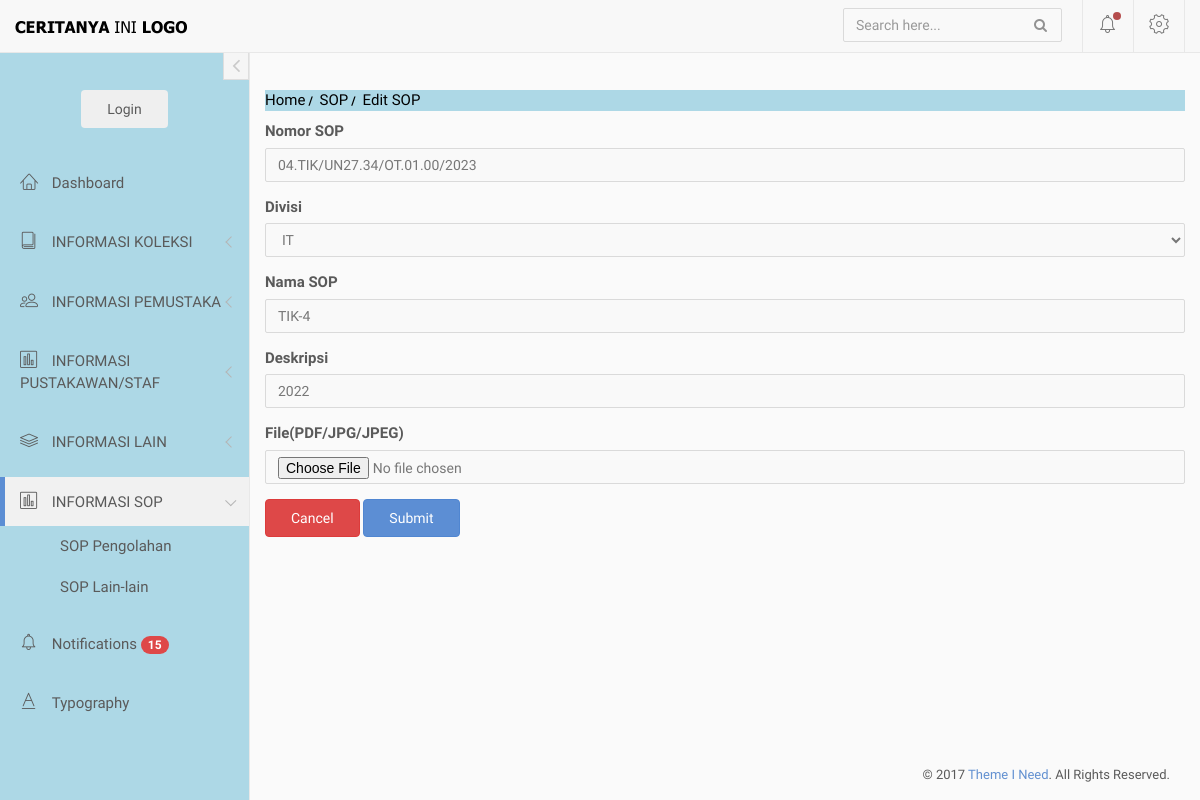
The page /index.php/sop/edit_sop/4 on the database as committed earlier.
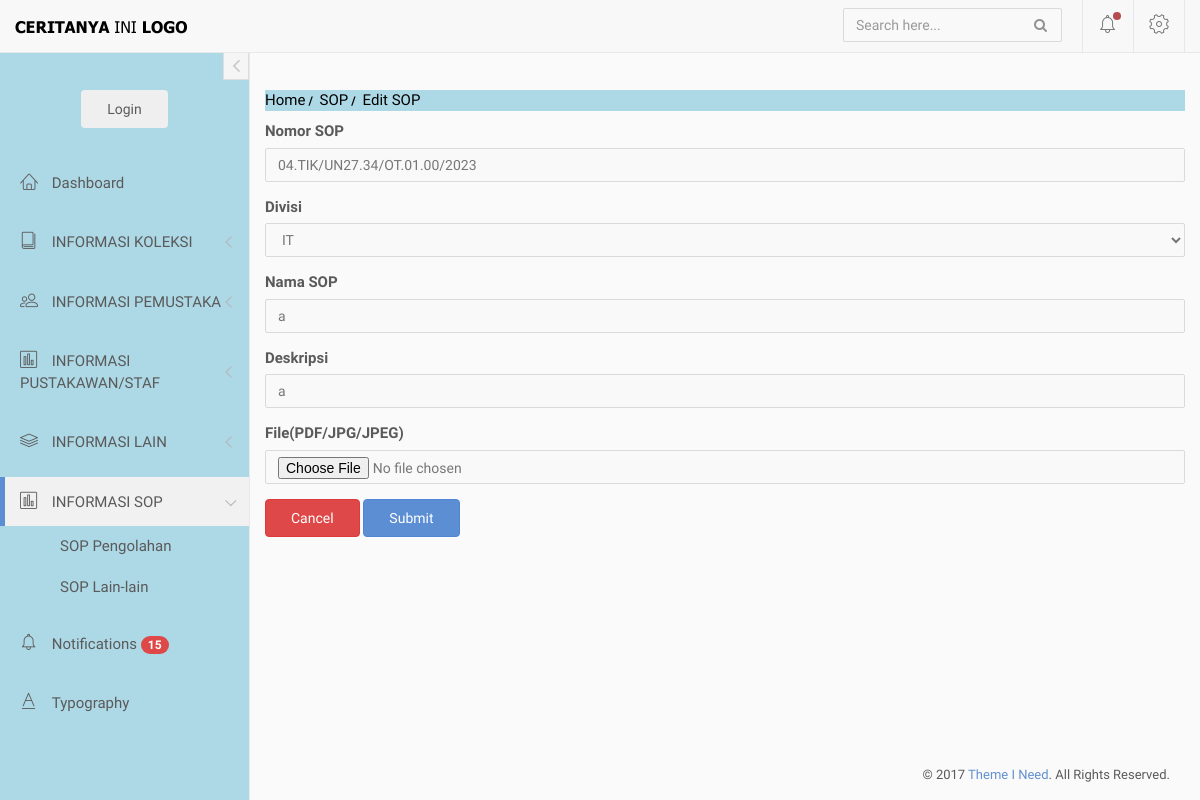
The same page on the database as committed later.
### tables this page shows
CREATE TABLE `list_sop` (
  `id` int(10) NOT NULL,
  `id_divisi` int(5) NOT NULL,
  `nomor` varchar(40) NOT NULL,
  `nama_sop` varchar(255) NOT NULL,
  `deskripsi` varchar(255) NOT NULL,
  `file` varchar(500) NOT NULL,
  `update_id` int(50) NOT NULL
);

CREATE TABLE `tbl_divisi_sop` (
  `id` int(5) NOT NULL,
  `divisi` varchar(50) NOT NULL,
  `update_id` int(50) NOT NULL
);

### application/controllers/sop.php (called while the page is built, shortened)
<?php
    Class Sop extends CI_Controller{
        public function __construct(){
            $this->load->model('m_main');
        }
        public function edit_sop($id){
            $where = array ('id'=>$id);
            $data['divisi'] = $this->m_main->get_data('tbl_divisi_sop')->result();
            $data['sop'] = $this->m_main->edit_data($where,'list_sop')->result();
            $this->load->view('diffdash/header');
            $this->load->view('diffdash/sidebar');
            $this->load->view('sop/v_edit_sop',$data);
            $this->load->view('diffdash/footer');
        }
    }
?>

### index.php (called while the page is built, shortened)
<?php
require_once BASEPATH.'core/CodeIgniter.php';

### application/models/m_main.php (called while the page is built, shortened)
<?php
    class M_main extends CI_Model{
        public function get_data($table){
            return $this->db->get($table);
        }
        public function edit_data($where, $table){
            return $this->db->get_where($table, $where);
        }
    }
?>

### application/views/sop/v_edit_sop.php (the view, shortened to what this page needs)
<div>
    <nav class="crumbs">
        <ol>
            <li class="crumb"><a href="#">Home</a></li>
            <li class="crumb"><a href="#">SOP</a></li>
            <li class="crumb">Edit SOP</li>
        </ol>
    </nav>
    <?php foreach ($sop as $row) {?>
    <form action="<?php echo base_url().'sop/update_sop'; ?>" method="post">
        <div class="form-group">
            <label>Nomor SOP</label>
            <input type="text" name="nomor" class="form-control" value="<?php echo $row->nomor ?>">
        </div>
        <div class="form-group">
            <label>Divisi</label>
            <select name="id_divisi" class="form-control"?>">
                <?php foreach($divisi as $div) { ?>
                    <option value="<?=$div->id?>" <?php if($row->id_divisi==$div->id) echo 'selected="selected"'; ?>><?php echo $div->divisi ?></option><?php } ?>
            </select>
        </div>
        <div class="form-group">
            <label>Nama SOP</label>
            <input type="text" name="nama_sop" class="form-control" value="<?php echo $row->nama_sop ?>">
        </div>
        <div class="form-group">
            <label>Deskripsi</label>
            <input type="text" name="deskripsi" class="form-control" value="<?php echo $row->deskripsi ?>">
        </div>
        <div class="form-group">
            <label>File(PDF/JPG/JPEG)</label>
            <input type="file" name="file" class="form-control" value="<?php echo $row->file ?>">
        </div>
        <a href="<?= base_url('sop/pengolahan')?>"><button type="button" class="btn btn-danger">Cancel</button></a>
        <button type="submit" class="btn btn-primary">Submit</button>
    </form>
    <?php } ?>
</div>

Rows that differ between the two databases and show on the page:
changed list_sop "IT": nama_sop "TIK-4" → "a"; deskripsi "2022" → "a"
